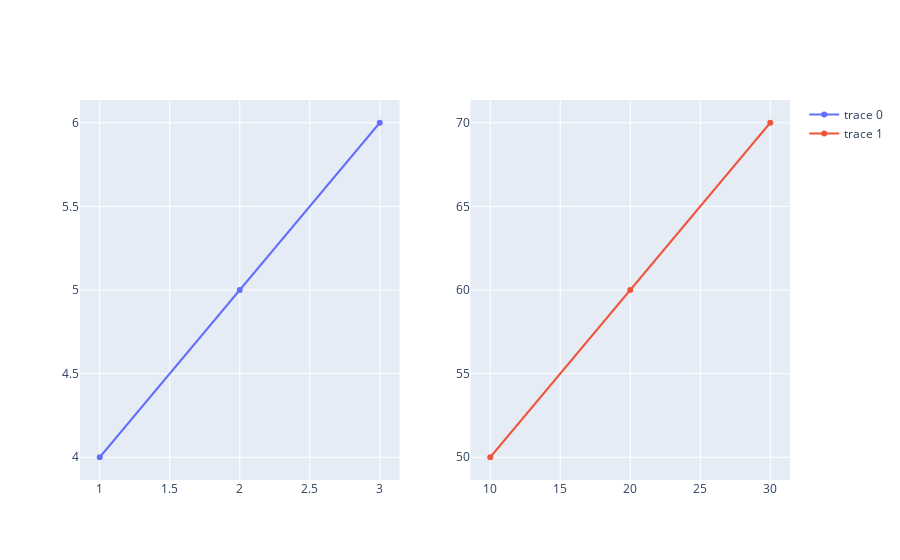

The notebook cell this image was saved under:
### Markdown cell above
# Plotly basics

### Code cell
# Subplots
fig = make_subplots(rows=1, cols=2) 

fig.add_trace( 
    go.Scatter(x=[1,2,3],y=[4,5,6]), 
    row = 1, col = 1
)

fig.add_trace(
    go.Scatter(x=[10,20,30], y=[50,60,70]),
    row=1, col=2
)

### Figure 1 — Plotly figure (JSON) as saved in the notebook; plotly's stock layout.template omitted (floating-point values rounded to 4 significant figures)
{"data": [{"type": "scatter", "x": [1, 2, 3], "xaxis": "x", "y": [4, 5, 6], "yaxis": "y"}, {"type": "scatter", "x": [10, 20, 30], "xaxis": "x2", "y": [50, 60, 70], "yaxis": "y2"}], "layout": {"xaxis": {"anchor": "y", "domain": [0, 0.45]}, "xaxis2": {"anchor": "y2", "domain": [0.55, 1]}, "yaxis": {"anchor": "x", "domain": [0, 1]}, "yaxis2": {"anchor": "x2", "domain": [0, 1]}}}
